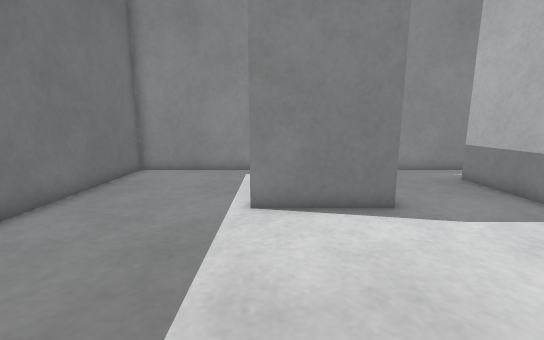
View 1 (above)

16 first-person views from a walk through a world built for the Gazebo simulator. The camera is 0.59 m above the floor, tilts 10° down and sees 90° across. The floor is counted in squares, 0.25 m on a side. Each view is taken from the middle of a square. On the plan, view 1 faces up. The plan holds only what a view shows up to about 17 squares ahead; the rest is blank. Robots are left out.

View 2
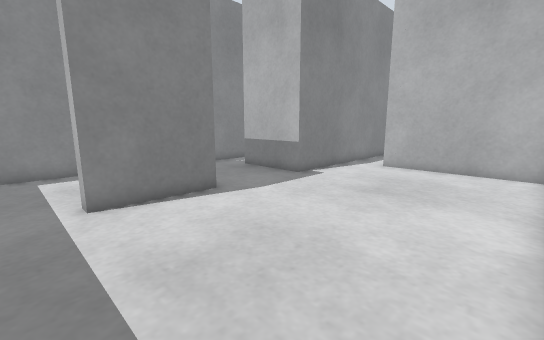

View 3
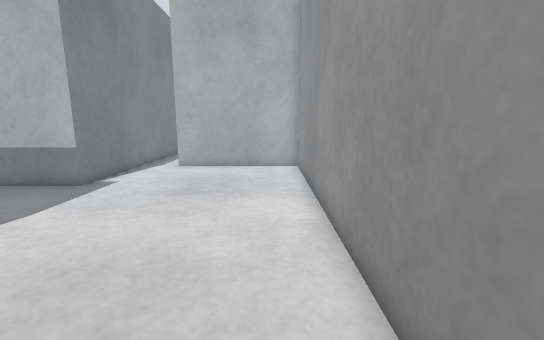

View 4
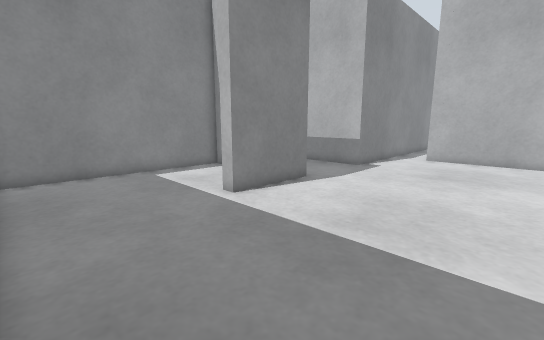

View 5
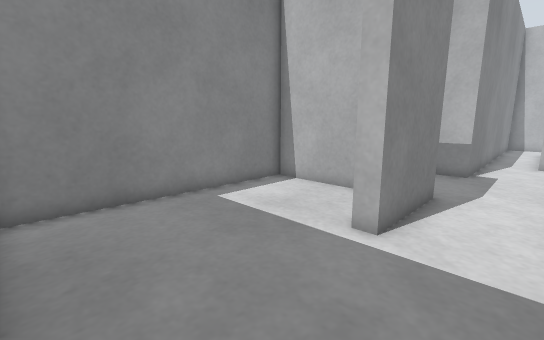

View 6
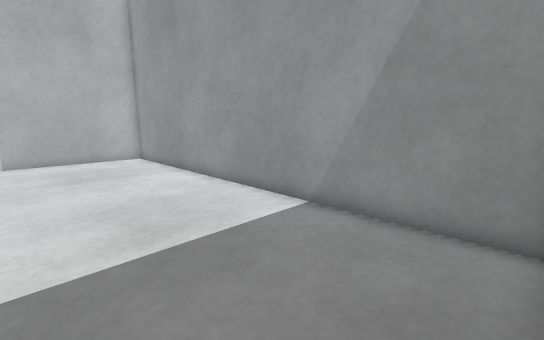

View 7
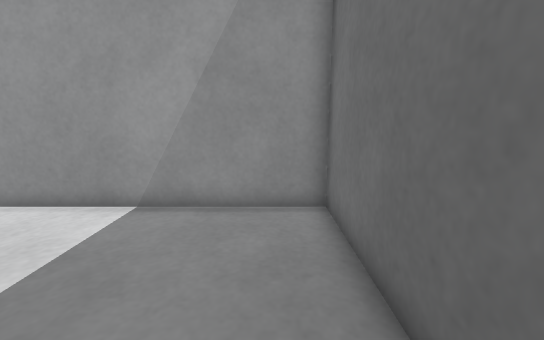

View 8
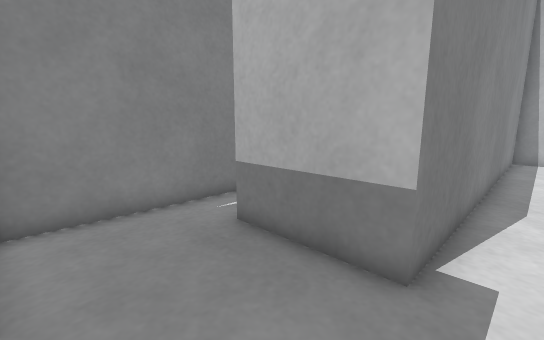

View 9
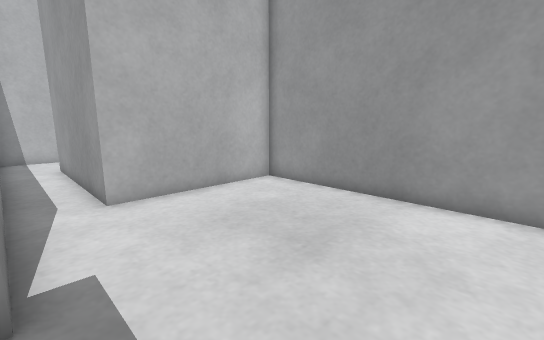

View 10
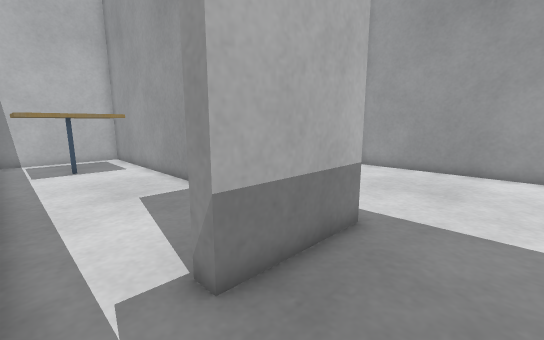

View 11
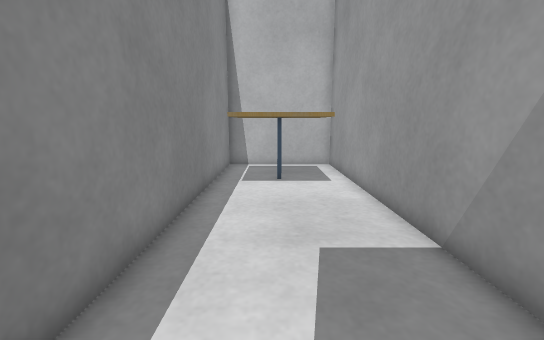

View 12
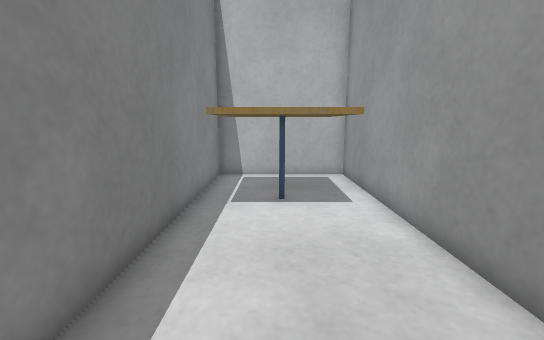

View 13
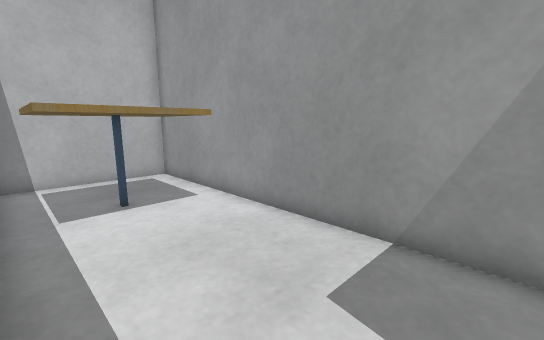

View 14
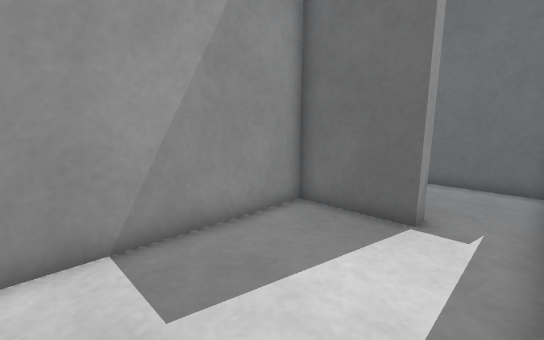

View 15
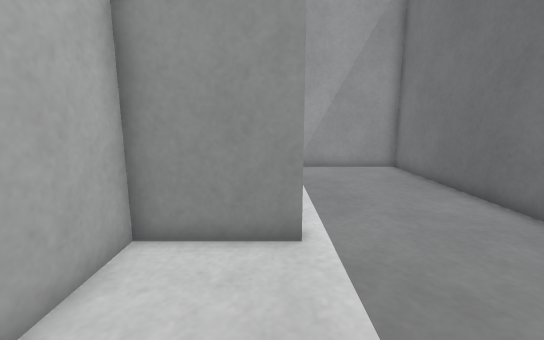

View 16
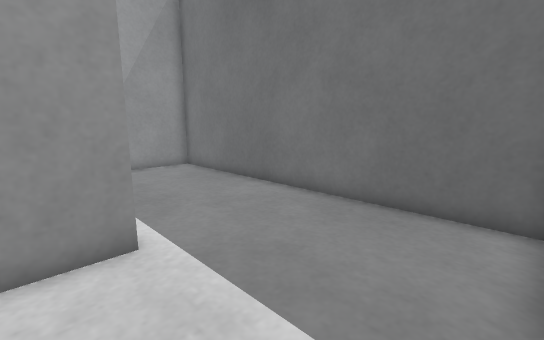

### Floor plan
Points are (right, up) in squares from view 1. A wall is a line through its corners. A room is listed if a view was taken in it or the views show most of it. See-through windows are left out.
Room 1 (views 1, 2, 3, 4, 5, 6, 7, 8, 9, 10)
walls: (3.5, 7.3) (-0.6, 7.3) (-0.6, 7.8); (3.4, 13.3) (3.4, 9.9); (8.6, 13.4) (3.8, 13.4); (-6.5, 8.5) (-6.5, -1.4) (12.6, -1.4) (12.6, 5) (20.6, 5); (24.3, 5.4) (24.3, 7.3) (7.9, 7.3) (7.9, 11.2) (8.5, 11.2)
ways out: opening at (8, 12.5) to room 2; opening at (-3.5, 7.5) to room 3; opening at (22, 5)
Room 2 (views 11, 12, 13, 14)
walls: (8.5, 11.2) (8.5, 7.8) (24.3, 7.8) (24.3, 13.4) (8.6, 13.4)
ways out: opening at (8, 12.5) to room 1
objects: cafe table (19, 9) to (22, 12)
Room 3 (views 15, 16)
walls: (-0.6, 7.8) (2.8, 7.8) (2.8, 13.4) (-6.5, 13.4) (-6.5, 8.5)
ways out: opening at (-3.5, 7.5) to room 1

Positions as (right, up) in squares from view 1, and headings:
1: (0, 0), facing up
2: (-2, -1), facing up-right
3: (-2, 0), facing right
4: (-6, 0), facing up-right
5: (-6, 5), facing up-right
6: (-6, 5), facing down-right
7: (-5, 6), facing down
8: (4, 6), facing up-right
9: (4, 7), facing down-right
10: (5, 13), facing down-right
11: (9, 11), facing right
12: (12, 11), facing right
13: (12, 13), facing down-right
14: (15, 13), facing down-left
15: (0, 13), facing down
16: (1, 13), facing down-left
